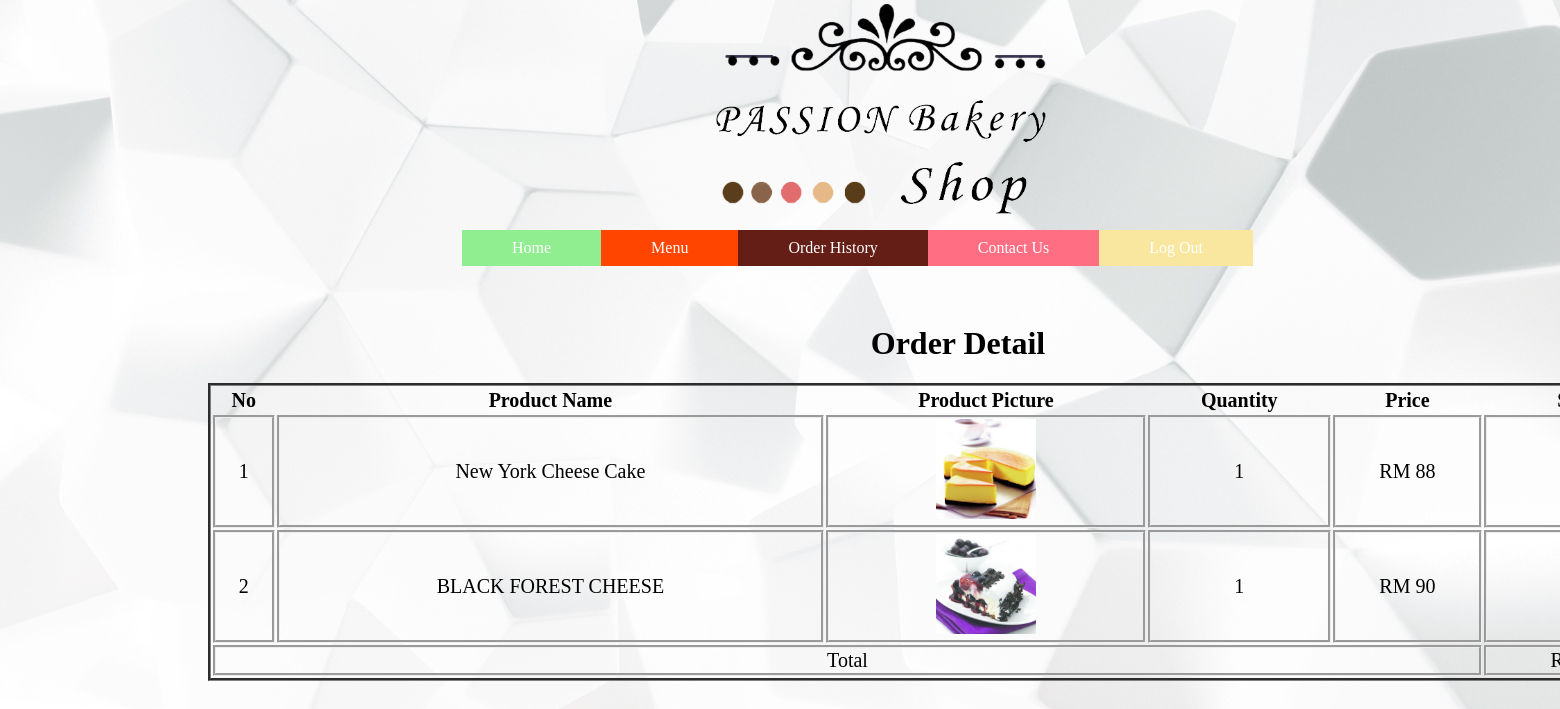
The app's page /user/orderDetail.php?action=checkdetail&order_id=15 (signed in) with its own data.
### tables this page shows
CREATE TABLE `product` (
  `product_id` int(255) NOT NULL,
  `product_name` varchar(255) NOT NULL,
  `product_ingredient` varchar(255) NOT NULL,
  `product_size` float NOT NULL,
  `product_price` float NOT NULL,
  `product_desc` varchar(255) NOT NULL,
  `product_pic` varchar(255) NOT NULL,
  `available` varchar(255) NOT NULL
);

### user/orderDetail.php (the view, shortened to what this page needs)
<?php
include("../config.php");
?>
<!DOCTYPE html>
<html>
<head>
</head>
<body>
	<div class="header">
			<div class="logocontainer">
					<img class="logo" src="../png/logo1.png" alt="logo" >
			</div>
			<div class="navbar">
		<ul>
		  <li><a class="home" href="index/index.php">Home</a></li>
		  <li><a class="menu" href="php_shopping_cart/product.php">Menu</a></li>
		  <li><a class="outlet" href="orderHistory.php">Order History</a></li>
		  <li><a class="about" href="aboutus/aboutus.php">Contact Us</a></li>
		  <li><a class="signin" href="signin/signin.php">Log Out</a></li>
		</ul>
			</div>
	</div>
	<div class="bodycontent">
	<h1>Order Detail</h1>
		<table style="width:100%">
			<tr>
				<th>No</th>
				<th>Product Name</th>
				<th>Product Picture</th>
				<th>Quantity</th>
				<th>Price</th>
				<th>Subtotal</th>
			</tr>
<?php
				if(isset($_REQUEST['action']) && !empty($_REQUEST['action'])){
    if($_REQUEST['action'] == 'checkdetail' && !empty($_REQUEST['order_id']))
    {
        $orderID = $_REQUEST['order_id'];
        $sql= "SELECT DISTINCT product.product_id,product.product_pic,product.product_name,product.product_price,orders.total_price,order_items.quantity FROM order_items,orders,customer,product WHERE orders.id=order_items.order_id and order_items.product_id=product.product_id and order_items.order_id='$orderID'";
        $result = mysqli_query($db, $sql);
        		$count=0;
				while ($row=mysqli_fetch_assoc($result))
			{
   				++$count;
			      $total=$row['total_price'];
		?>
			<tr>
				<td><?php echo $count; ?></td>
				<td><?php echo $row["product_name"];?></td>
				<td><?php echo "<img src='../admin/product/img/".$row['product_pic']."' width='100' height='100' >"; ?></td>
				<td><?php echo $row["quantity"];?></td>
				<td>RM <?php echo $row["product_price"]; ?></td>
				<td>Rm <?php echo ($row["quantity"]*$row["product_price"]);?></td>
			</tr>
        <?php
    }
    ?>
    <tr id="total">
    	<td colspan="5">Total</td>
    	<td>RM<?php echo $total;?></td>
    </tr>
    <?php
                 }
}
       ?>
		</table>
		</div>
</body>
</html>

### user/orderDetail.php (style rules this page uses)
ul { list-style-type: none; margin: 50; padding: 30px; overflow: hidden; top: 50; min-width: 40.5%; margin-left: 22%; top:200px; }
body { background-image: url(../png/back1.jpg); background-size: cover; }
li { float: left; }
li a { display: block; color: white; text-align: center; padding: 9px 60px; padding-right: 50px; padding-left: 50px; text-decoration: none; }
.home { background-color: #90EE90; }
.menu { background-color: #FF4500; }
.outlet { background-color: #641E16; }
.about { background-color: #FF6E82; }
.signin { background-color:#F9E79F; }
.header { margin-left: 7%; }
.logo { width:330px; height:210px;margin-left:600px;margin-right:auto;border-radius: 10px; }
.logocontainer { position:absolute;top:4px; }
.navbar { margin-bottom:2%; margin-top: 200px; }
table tr th,td { text-align: center;font-size: 20px; }
.bodycontent { width:1500px;margin-left: 200px; }
h1 { text-align: center; }
table tr td { border-style: groove; }
table { border-style: groove; }

### records on screen
product: product_name "New York Cheese Cake", product_pic (picture), quantity "1", product_price "88"
product: product_name "BLACK FOREST CHEESE", product_pic (picture), quantity "1", product_price "90"
